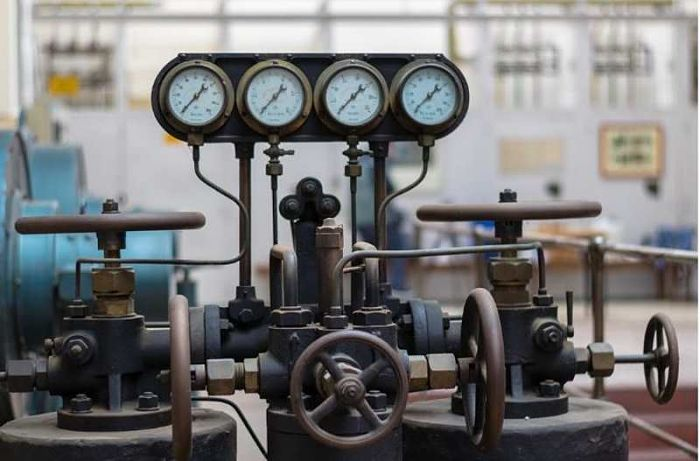
#> input picture Hough/Circles/img/valvulas-industriales.jpg, 700 x 461 px
$ python circles_detecction.py
#> lines starting #> are read from the running program, lines starting #| are printed output that depends on the picture; after the words box and inside, x2 and y2 are one past the last pixel; in counts of white or black regions, pixels touching at a corner belong together
# -*- coding: utf-8 -*-
"""
Created on Sun Jun 12 09:02:37 2022

@author: Mario Salazar
"""
import cv2 as opencv
import numpy as np

img = opencv.imread('../img/valvulas-industriales.jpg')
#> img is the input picture: shape (461, 700, 3); mean B, G, R 116.7, 116.3, 116.7
src = opencv.medianBlur(img, 7)
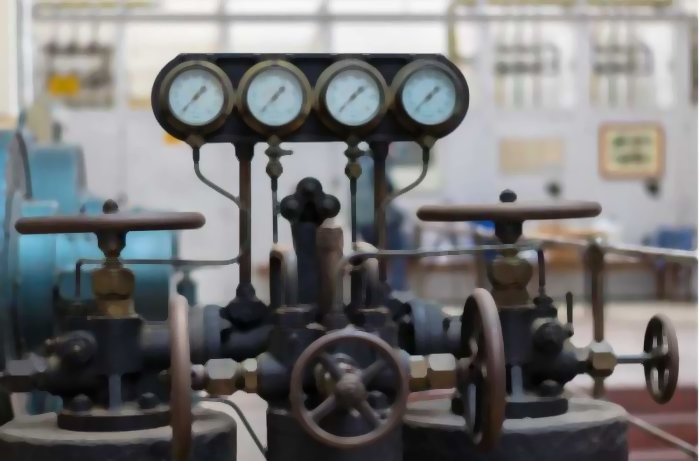
#> src: shape (461, 700, 3); mean B, G, R 116.6, 116.2, 116.6
src = opencv.cvtColor(src, opencv.COLOR_BGR2GRAY)
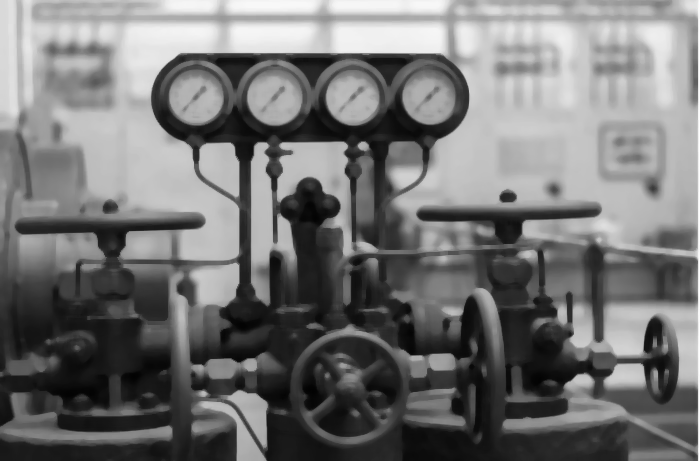
#> src: shape (461, 700); min 2, max 255, mean 116.4

circles = opencv.HoughCircles(src, opencv.HOUGH_GRADIENT, 1, 20, param1=50, param2=30, minRadius=30, maxRadius=50)
#> circles = [[273.5, 97.5, 37.8], [423.5, 96.5, 44.9], [350.5, 97.5, 38.2], [196.5, 97.5, 37], [347.5, 387.5, 49.4]]

circles = np.uint16(np.around(circles))
#> circles = [[274, 98, 38], [424, 96, 45], [350, 98, 38], [196, 98, 37], [348, 388, 49]]
for index in circles[0, :]:
    opencv.circle(img, (index[0], index[1]), index[2], (255, 0, 0), 2)
    opencv.circle(img, (index[0], index[1]), 2, (0, 0, 255), 1)
#> this loop made 5 passes
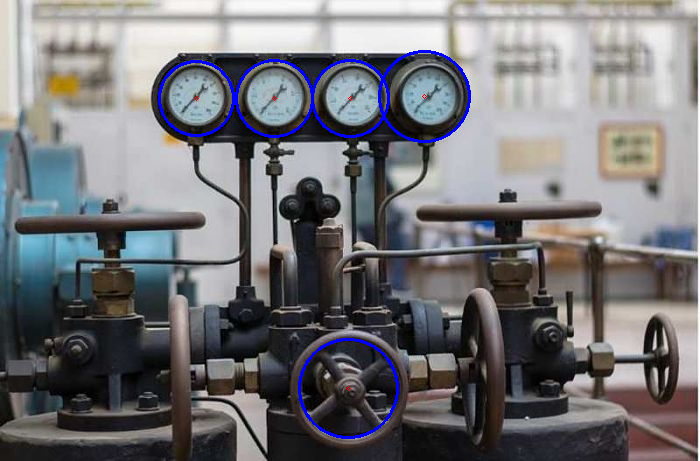
#> img: shape (461, 700, 3); 1.19% of pixels changed, all inside (x1, y1, x2, y2) = (158, 50, 471, 439)

opencv.imshow('Detected Circles: {0}'.format(len(circles[0, :])), img)
opencv.waitKey(0)
opencv.destroyAllWindows()

$ run again, with Hough/Circles/img/custom.jpg copied over Hough/Circles/img/valvulas-industriales.jpg
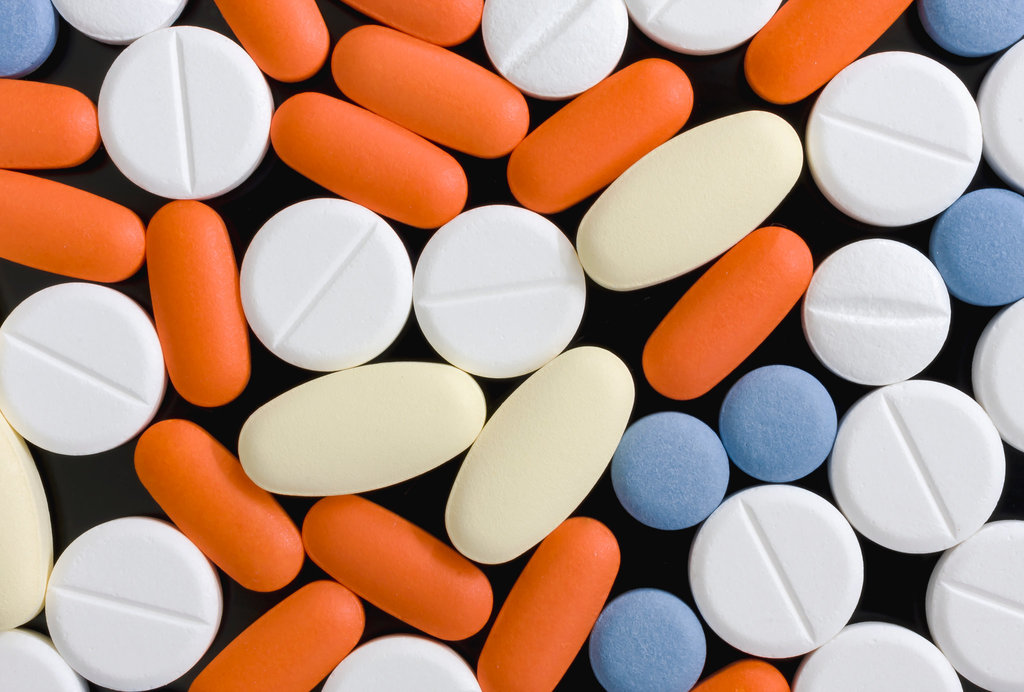
#> input picture Hough/Circles/img/custom.jpg, 1024 x 692 px
#> img is the input picture: shape (692, 1024, 3); mean B, G, R 131.8, 148.9, 182.4
#> `src = opencv.cvtColor(src, opencv.COLOR_BGR2GRAY)`:
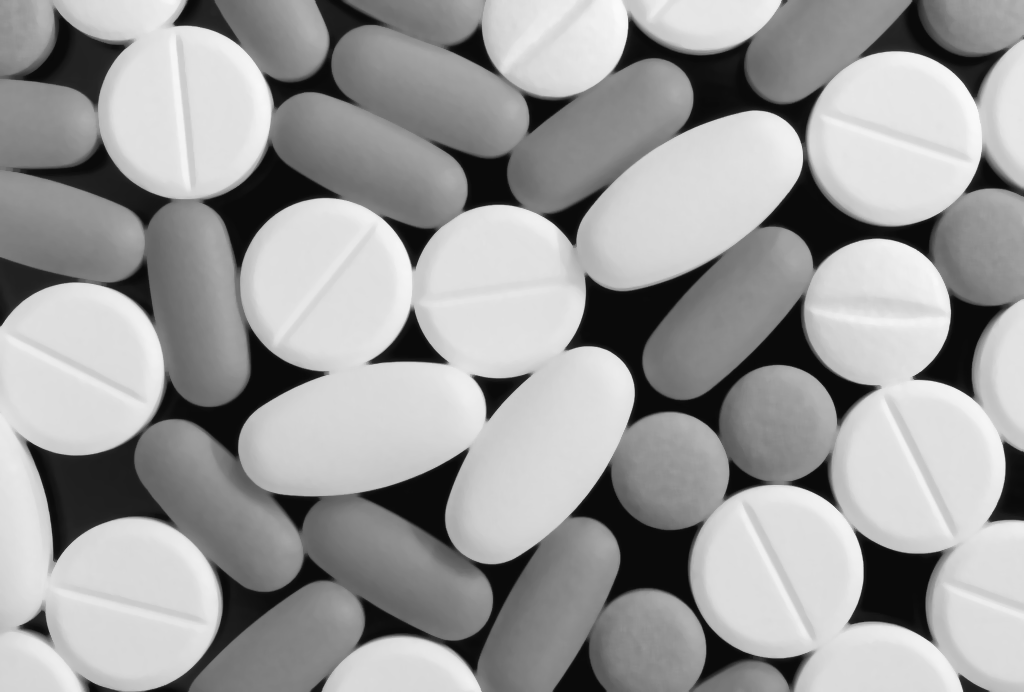
#> src: shape (692, 1024); min 9, max 250, mean 157.2
#> `circles = opencv.HoughCircles(src, opencv.HOUGH_GRADIENT, 1, 20, param..`: circles = 19 rows, first 8: [371.5, 64.5, 40.5], [209.5, 365.5, 41.1], [652.5, 98.5, 40.3], [783.5, 64.5, 39.4], [287.5, 446.5, 49.4], [450.5, 599.5, 41.6], [755.5, 157.5, 47.1], [263.5, 550.5, 41]
#> `circles = np.uint16(np.around(circles))`: circles = 19 rows, first 8: [372, 64, 40], [210, 366, 41], [652, 98, 40], [784, 64, 39], [288, 446, 49], [450, 600, 42], [756, 158, 47], [264, 550, 41]
#> the loop `for index in circles[0, :]:` made 19 passes
#> after the loop `for index in circles[0, :]:`:
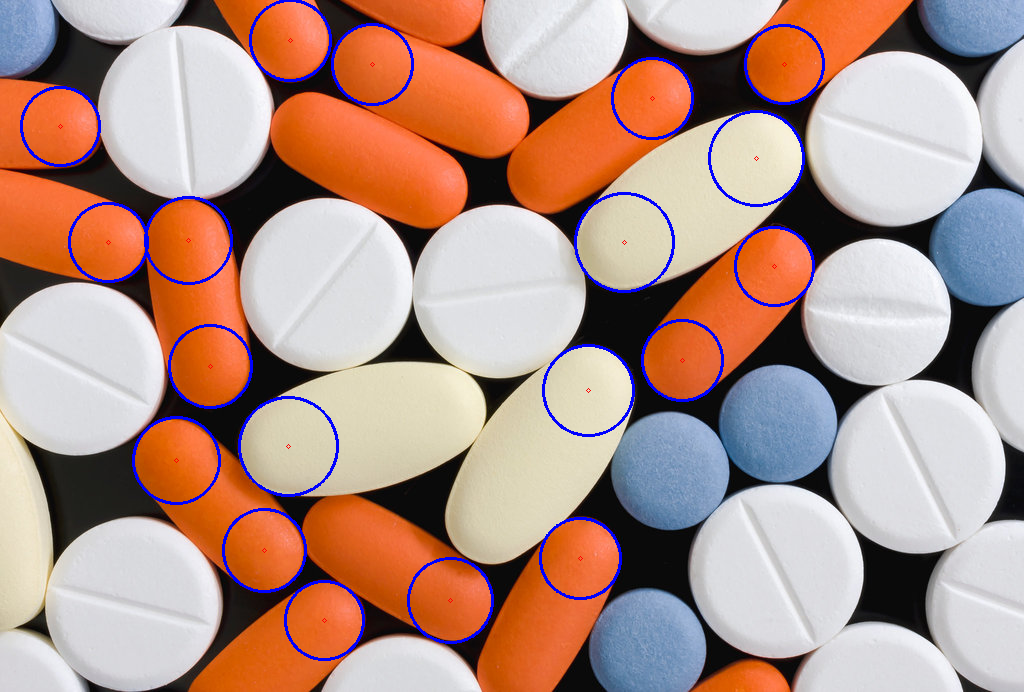
#> img: shape (692, 1024, 3); 2.14% of pixels changed, all inside (x1, y1, x2, y2) = (20, 0, 825, 661)
